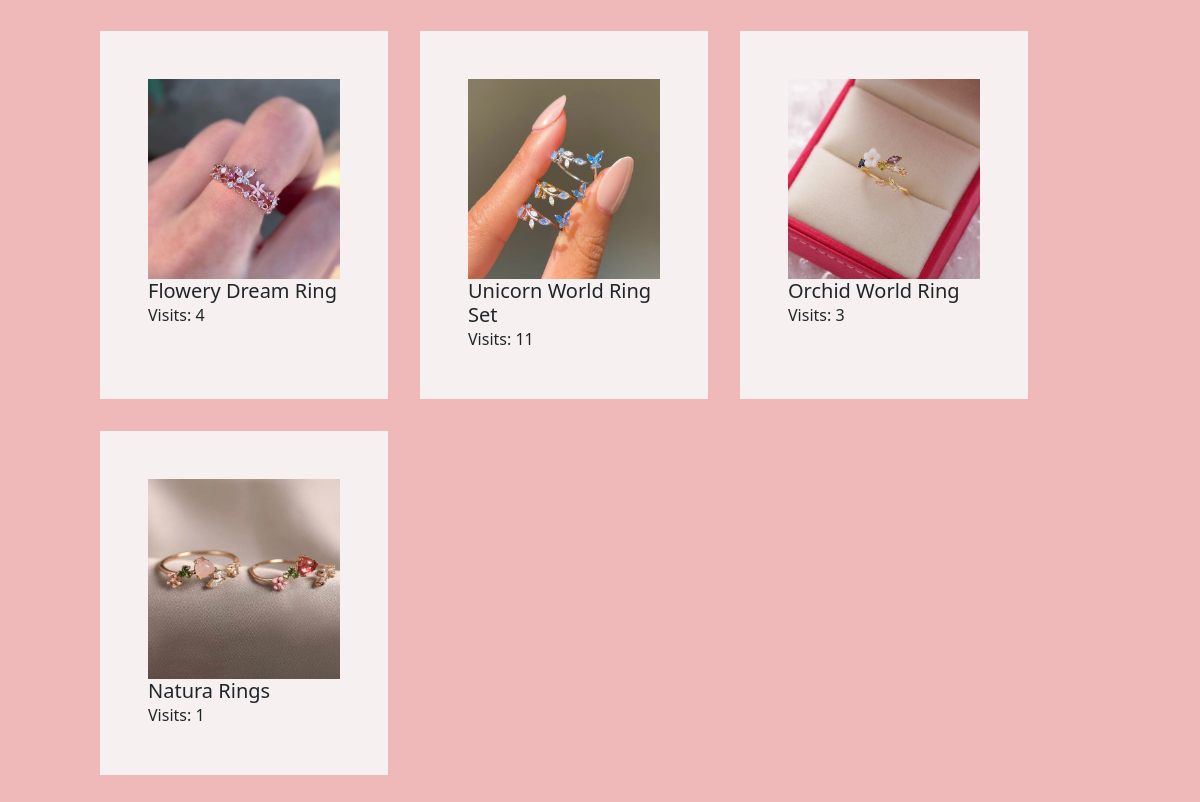
The app's page /stats (signed in, lower part), older data.
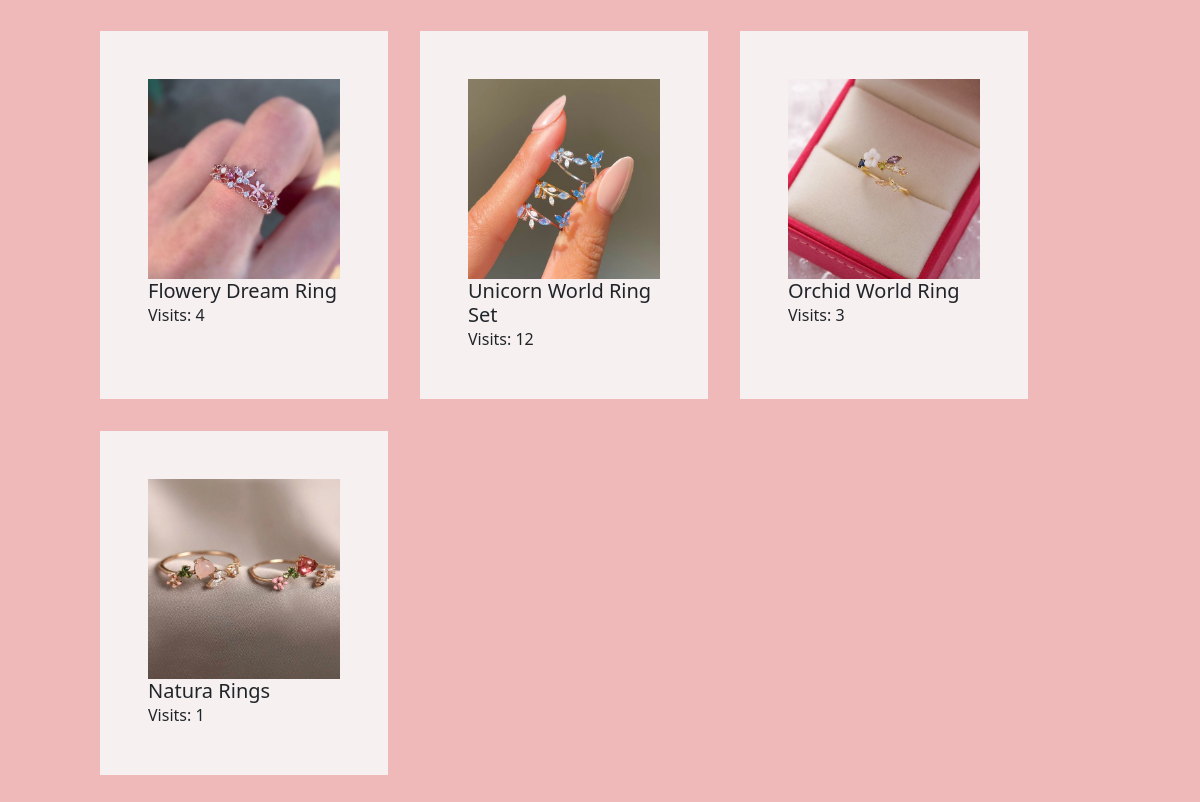
The same page, newer data.
### shop/models.py (models this page shows, shortened)
class Product(models.Model):
    name = models.CharField(max_length=255)
    quantity = models.IntegerField()
    price = models.IntegerField()
    image = models.ImageField(upload_to='images', blank=True)
    description = models.TextField(max_length=255)
    category = models.ForeignKey(Category, on_delete=models.CASCADE)
    brand = models.ForeignKey(Brand, on_delete=models.CASCADE, blank=True, null=True)
    visits = models.IntegerField(default=0)

### shop/views.py (the view)
# urls.py: path("stats", stats, name="stats")
@login_required(login_url="/admin_login")
@user_passes_test(is_seller, login_url="/admin_login")
def stats(request):
    context = dict()
    context['products'] = Product.objects.all()
    return render(request, "seller/stats.html", context=context)

### shop/views.py (called while the page is built)
def is_seller(user):
    return user.groups.filter(name='Seller').exists()

### shop/templates/seller/stats.html
{% extends "seller/seller_base.html" %}
{% block content %}
<div style="background-color: rgb(240, 185, 185);width: 100%;">
    <div class="px-5 py-3" style="width: 100%; height: 100%;">
            <div class="m-5">
                <div class="row">
                    {% for product in products %}
                    <div class="col-md-4 card_custom p-5 m-3" style="width: 18rem;">
                        <a href="/product?id={{product.id}}">
                            <img src="{{product.image.url}}" class="card-img-top" alt="..." style="height:200px">
                        </a>
                        <div class="card-body">
                          <h5 class="card-title">{{product.name}}</h5>
                          <p class="card-text">Visits: {{product.visits}}</p>
                        </div>
                      </div>
                      {% endfor %}
                </div>
                </div>
    </div>
</div>
{% endblock %}

Row changes from the older to the newer data that the page shows:
changed Product "Unicorn World Ring Set": visits "11" → "12"
